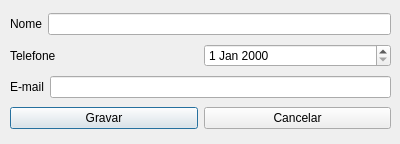
<?xml version="1.0" encoding="UTF-8"?>
<ui version="4.0">
 <class>fm_novocontato</class>
 <widget class="QDialog" name="fm_novocontato">
  <property name="geometry">
   <rect>
    <x>0</x>
    <y>0</y>
    <width>400</width>
    <height>144</height>
   </rect>
  </property>
  <property name="windowTitle">
   <string>Dialog</string>
  </property>
  <widget class="QWidget" name="layoutWidget">
   <property name="geometry">
    <rect>
     <x>10</x>
     <y>10</y>
     <width>381</width>
     <height>125</height>
    </rect>
   </property>
   <layout class="QVBoxLayout" name="verticalLayout">
    <item>
     <layout class="QHBoxLayout" name="horizontalLayout">
      <item>
       <widget class="QLabel" name="label">
        <property name="text">
         <string>Nome</string>
        </property>
       </widget>
      </item>
      <item>
       <widget class="QLineEdit" name="txt_nome"/>
      </item>
     </layout>
    </item>
    <item>
     <layout class="QHBoxLayout" name="horizontalLayout_2">
      <item>
       <widget class="QLabel" name="label_2">
        <property name="text">
         <string>Telefone</string>
        </property>
       </widget>
      </item>
      <item>
       <widget class="QDateEdit" name="txt_telefone"/>
      </item>
     </layout>
    </item>
    <item>
     <layout class="QHBoxLayout" name="horizontalLayout_3">
      <item>
       <widget class="QLabel" name="label_3">
        <property name="text">
         <string>E-mail</string>
        </property>
       </widget>
      </item>
      <item>
       <widget class="QLineEdit" name="txt_email"/>
      </item>
     </layout>
    </item>
    <item>
     <layout class="QHBoxLayout" name="horizontalLayout_4">
      <item>
       <widget class="QPushButton" name="btn_gravar">
        <property name="text">
         <string>Gravar</string>
        </property>
       </widget>
      </item>
      <item>
       <widget class="QPushButton" name="btn_cancelar">
        <property name="text">
         <string>Cancelar</string>
        </property>
       </widget>
      </item>
     </layout>
    </item>
   </layout>
  </widget>
 </widget>
 <resources/>
 <connections/>
</ui>
